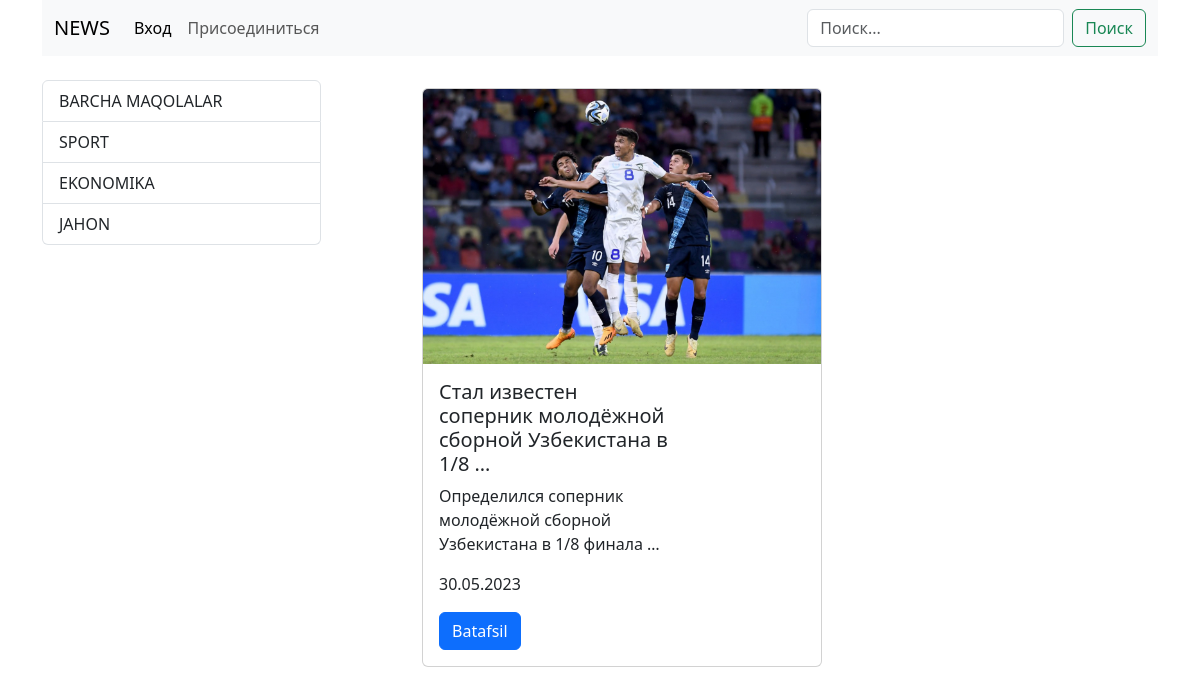
The app's page /category/4/ with its own data.
### blog/models.py (models this page shows, shortened)
class Category(models.Model):
    title = models.CharField(max_length=255, unique=True)
    class Meta:
        verbose_name = 'Категория'
        verbose_name_plural = 'Категории'

class Article(models.Model):
    title = models.CharField(max_length=255, unique=True)
    content = models.TextField()
    photo = models.ImageField(blank=True, null=True, upload_to='photos/')
    created_at = models.DateTimeField(auto_now_add=True)
    updated_at = models.DateTimeField(auto_now=True)
    publish = models.BooleanField(default=True)
    category = models.ForeignKey(Category, on_delete=models.CASCADE)
    def get_photo(self):
        try:
            return self.photo.url
        except:
            return "https://media.istockphoto.com/id/887464786/vector/no-cameras-allowed-sign-flat-icon-in-red-crossed-out-circle-vector.jpg?s=612x612&w=0&k=20&c=LVkPMBiZas8zxBPmhEApCv3UiYjcbYZJsO-CVQjAJeU="
    class Meta:
        verbose_name = 'Статья'
        verbose_name_plural = 'Статьи'

### blog/views.py (the view)
# urls.py: path('category/<int:category_id>/', ArticlesByCategory.as_view(), name='category'),
class ArticlesByCategory(ArticleList):
    def get_queryset(self):
        return Article.objects.filter(category__id=self.kwargs['category_id'])
    def get_context_data(self, *, object_list=None, **kwargs):
        context = super().get_context_data()
        context['title'] = f"{Category.objects.get(id=self.kwargs['category_id']).title}: Yangiliklar"
        return context

### blog/templatetags/blog_tags.py (called while the page is built)
@register.simple_tag()
def get_categories():
    result = []
    categories = Category.objects.all()
    for i in categories:
        articles = Article.objects.filter(category=i)
        if len(articles) > 0:
            result.append(i)
    return result

### blog/templates/blog/index.html (shortened to what this page needs)
{% extends 'base.html' %}
{% block header %}
{% include 'components/_header.html' %}
{% endblock header %}
{% block main %}
<div class="container">
    <div class="d-flex justify-content-between">
        <div class="col-3">
            {% include 'blog/components/_sidebar.html' %}
        </div>
        <br>
        <div class="col-8">
            <div class="row g-0">
                {% for article in articles %}
                {% include 'blog/components/_card.html' %}
                {% endfor %}
            </div>
        </div>
    </div>
</div>
{% endblock main %}

### blog/templates/blog/components/_sidebar.html
{% load blog_tags %}
{% get_categories as categories %}
<div class="list-group">
    <a href="{% url 'index' %}" class="list-group-item list-group-item-action">
        BARCHA MAQOLALAR
    </a>
    {% for category in categories %}
    <a href="{% url 'category' category.id %}" class="list-group-item list-group-item-action">
        {{ category.title|upper }}
    </a>
    {% endfor %}
</div>

### blog/templates/blog/components/_card.html
<div class="card m-2" style="max-width: 400px;">
    <img src="{{ article.get_photo }}" class="card-img-top" alt="...">
    <div class="col-md-8">
        <div class="card-body">
            <h5 class="card-title">{{ article.title|truncatewords:8 }}</h5>
            <p class="card-text">{{ article.content|truncatewords:8 }}</p>
            <p class="card-text">{{ article.created_at|date:'d.m.Y' }}</p>
            <a href="{% url 'article_detail' article.id %}" class="btn btn-primary">Batafsil</a>
        </div>
    </div>
</div>

### records on screen
Category: title "SPORT"
Category: title "EKONOMIKA"
Category: title "JAHON"
Article: get_photo (picture), title "Стал известен соперник молодёжной сборной Узбекистана в 1/8 …", content "Определился соперник молодёжной сборной Узбекистана в 1/8 финала …", created_at "30.05.2023"
